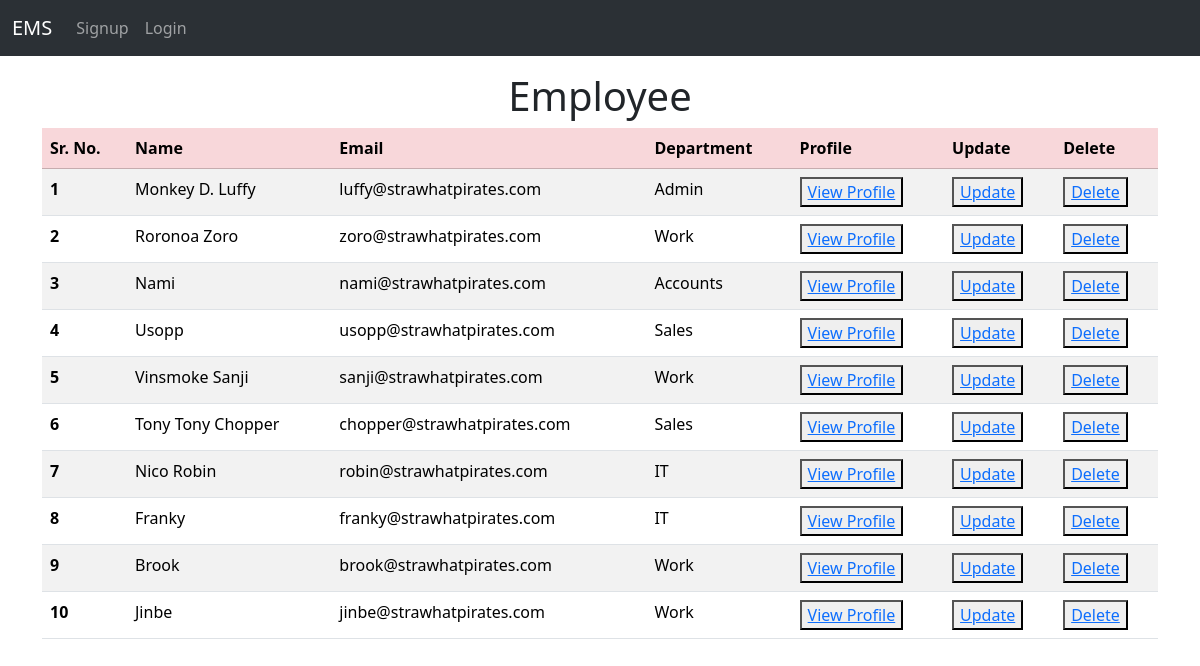
/home/employee-list, run on the app's committed database.
### employees/models.py (models this page shows, shortened)
class Employee(models.Model):
    ename=models.CharField(max_length=50)
    age=models.IntegerField()
    salary=models.FloatField()
    email=models.EmailField(null=True,blank=True)
    address=models.TextField(null=True,blank=True)
    joining_date=models.DateField(null=True,blank=True)
    dept=models.ForeignKey(Department,on_delete=models.CASCADE)

class Department(models.Model):
    dname=models.CharField(max_length=50)
    d_location=models.CharField(max_length=30)

### employees/views.py (the view)
# urls.py: path('employee-list',views.employee_list_view,name='employee-list'),
def employee_list_view(request):
    employees=Employee.objects.all()
    context={
        "employees":employees,
    }
    return render(request,"employee_list.html",context)

### employees/templates/employee_list.html (shortened to what this page needs)
{% extends 'emp_main.html' %}
{% block content %}
<div class="container mt-3">
  <h1 style="text-align: center">Employee</h1>
  <table class="table table-striped table-hover">
    <thead class="table-danger">
      <tr>
        <th scope="col">Sr. No.</th>
        <th scope="col">Name</th>
        <th scope="col">Email</th>
        <th scope="col">Department</th>
        <th scope="col">Profile</th>
        <th scope="col">Update</th>
        <th scope="col">Delete</th>
      </tr>
    </thead>
    <tbody>
      {% for employee in employees %}
      <tr>
        <th scope="row">{{ forloop.counter }}</th>
        <td>{{ employee.ename }}</td>
        <td>{{ employee.email }}</td>
        <td>{{ employee.dept.dname }}</td>
        <td>
            <button><a href="{% url 'create-employee-profile' employee.id %}">View Profile</a></button>
        </td>
        <td>
          <button>
            <a href="{% url 'update-employee' employee.id %}">Update</a>
          </button>
        </td>
        <td>
          <button>
            <a href="{% url 'delete-employee' employee.id %}">Delete</a>
          </button>
        </td>
      </tr>
      {% endfor %}
    </tbody>
  </table>
</div>
{% endblock content %}

### employees/templates/emp_main.html (shortened to what this page needs)
<!DOCTYPE html>
<html lang="en">
<head>
    <link href="https://cdn.jsdelivr.net/npm/bootstrap@5.3.7/dist/css/bootstrap.min.css" rel="stylesheet">
</head>
<body>
    {% include 'nav.html' %}
    {% block content %}
    {% endblock content %}
</body>
</html>

### employees/templates/nav.html (shortened to what this page needs)
<nav class="navbar navbar-expand-lg bg-body-tertiary" data-bs-theme="dark">
  <div class="container-fluid">
    <a class="navbar-brand" href="{% url 'dashboard' %}">EMS</a>
    <div class="collapse navbar-collapse" id="navbarSupportedContent">
      <ul class="navbar-nav me-auto mb-2 mb-lg-0">
        {% if user.is_authenticated %}
          <li class="nav-item">
            <a class="nav-link" aria-current="page" href="{% url 'dashboard' %}">Dashboard</a>
          </li>
          {% if user.is_superuser %}
            <li class="nav-item">
              <a class="nav-link" href="{% url 'create-department' %}">Add Department</a>
            </li>
            <li class="nav-item">
              <a class="nav-link" href="{% url 'create-employee' %}">Add Employee</a>
            </li>
            <li class="nav-item">
              <a class="nav-link" href="{% url 'department-list' %}">View Departments</a>
            </li>
            <li class="nav-item">
              <a class="nav-link" href="{% url 'employee-list' %}">View Employees</a>
            </li>
          {% elif user.is_staff %}
            <li class="nav-item">
              <a class="nav-link" href="{% url 'department-list' %}">View Departments</a>
            </li>
            <li class="nav-item">
              <a class="nav-link" href="{% url 'employee-list' %}">View Employees</a>
            </li>
          {% else %}
            <li class="nav-item">
              <a class="nav-link" href="{% url 'employee-list' %}">My Profile</a>
            </li>
          {% endif %}
          <li class="nav-item">
            <a class="nav-link" href="{% url 'logout' %}">Logout</a>
          </li>
        {% else %}
          <li class="nav-item">
            <a class="nav-link" href="{% url 'signup' %}">Signup</a>
          </li>
          <li class="nav-item">
            <a class="nav-link" href="{% url 'login' %}">Login</a>
          </li>
        {% endif %}
      </ul>
    </div>
  </div>
</nav>

### data on the page
Employee: ename "Monkey D. Luffy", email "luffy@strawhatpirates.com", dept.dname "Admin"
Employee: ename "Roronoa Zoro", email "zoro@strawhatpirates.com", dept.dname "Work"
Employee: ename "Nami", email "nami@strawhatpirates.com", dept.dname "Accounts"
Employee: ename "Usopp", email "usopp@strawhatpirates.com", dept.dname "Sales"
Employee: ename "Vinsmoke Sanji", email "sanji@strawhatpirates.com", dept.dname "Work"
Employee: ename "Tony Tony Chopper", email "chopper@strawhatpirates.com", dept.dname "Sales"
Employee: ename "Nico Robin", email "robin@strawhatpirates.com", dept.dname "IT"
Employee: ename "Franky", email "franky@strawhatpirates.com", dept.dname "IT"
Employee: ename "Brook", email "brook@strawhatpirates.com", dept.dname "Work"
Employee: ename "Jinbe", email "jinbe@strawhatpirates.com", dept.dname "Work"
